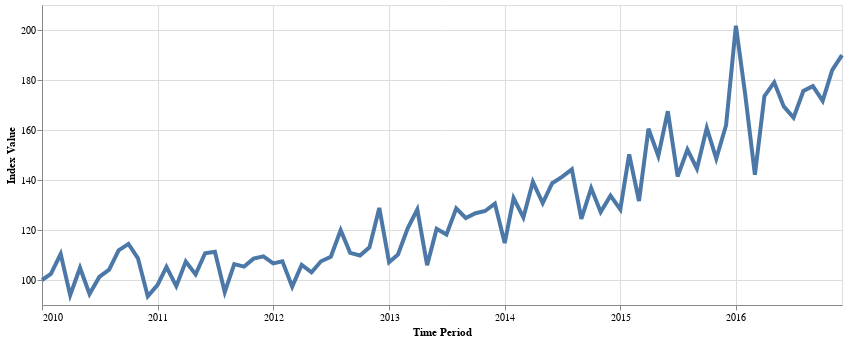

The notebook cell saved with this chart:
### Code cell
plot_index(rt_index)

### Figure 1 — Vega-Lite specification as saved in the notebook (floating-point values rounded to 4 significant figures)
{"$schema": "https://vega.github.io/schema/vega-lite/v5.20.1.json", "config": {"view": {"continuousHeight": 300, "continuousWidth": 300}}, "data": {"name": "data-071a8597658d484523bb9dd6b98a502e"}, "datasets": {"data-071a8597658d484523bb9dd6b98a502e": [{"x": "2010-01-31T00:00:00", "y": 100}, {"x": "2010-02-28T00:00:00", "y": 102.5}, {"x": "2010-03-31T00:00:00", "y": 110.4}, {"x": "2010-04-30T00:00:00", "y": 93.96}, {"x": "2010-05-31T00:00:00", "y": 104.9}, {"x": "2010-06-30T00:00:00", "y": 94.43}, {"x": "2010-07-31T00:00:00", "y": 101.2}, {"x": "2010-08-31T00:00:00", "y": 104.1}, {"x": "2010-09-30T00:00:00", "y": 111.8}, {"x": "2010-10-31T00:00:00", "y": 114.4}, {"x": "2010-11-30T00:00:00", "y": 108.7}, {"x": "2010-12-31T00:00:00", "y": 93.44}, {"x": "2011-01-31T00:00:00", "y": 98.05}, {"x": "2011-02-28T00:00:00", "y": 105.2}, {"x": "2011-03-31T00:00:00", "y": 97.54}, {"x": "2011-04-30T00:00:00", "y": 107.3}, {"x": "2011-05-31T00:00:00", "y": 102.2}, {"x": "2011-06-30T00:00:00", "y": 110.7}, {"x": "2011-07-31T00:00:00", "y": 111.3}, {"x": "2011-08-31T00:00:00", "y": 95.17}, {"x": "2011-09-30T00:00:00", "y": 106.4}, {"x": "2011-10-31T00:00:00", "y": 105.3}, {"x": "2011-11-30T00:00:00", "y": 108.6}, {"x": "2011-12-31T00:00:00", "y": 109.5}, {"x": "2012-01-31T00:00:00", "y": 106.6}, {"x": "2012-02-29T00:00:00", "y": 107.5}, {"x": "2012-03-31T00:00:00", "y": 97.34}, {"x": "2012-04-30T00:00:00", "y": 106.1}, {"x": "2012-05-31T00:00:00", "y": 103.1}, {"x": "2012-06-30T00:00:00", "y": 107.5}, {"x": "2012-07-31T00:00:00", "y": 109.3}, {"x": "2012-08-31T00:00:00", "y": 119.9}, {"x": "2012-09-30T00:00:00", "y": 110.8}, {"x": "2012-10-31T00:00:00", "y": 109.8}, {"x": "2012-11-30T00:00:00", "y": 113.1}, {"x": "2012-12-31T00:00:00", "y": 128.8}, {"x": "2013-01-31T00:00:00", "y": 107.1}, {"x": "2013-02-28T00:00:00", "y": 110.2}, {"x": "2013-03-31T00:00:00", "y": 120.8}, {"x": "2013-04-30T00:00:00", "y": 128.2}, {"x": "2013-05-31T00:00:00", "y": 105.9}, {"x": "2013-06-30T00:00:00", "y": 120.4}, {"x": "2013-07-31T00:00:00", "y": 118.2}, {"x": "2013-08-31T00:00:00", "y": 128.7}, {"x": "2013-09-30T00:00:00", "y": 124.8}, {"x": "2013-10-31T00:00:00", "y": 126.7}, {"x": "2013-11-30T00:00:00", "y": 127.6}, {"x": "2013-12-31T00:00:00", "y": 130.6}, {"x": "2014-01-31T00:00:00", "y": 114.8}, {"x": "2014-02-28T00:00:00", "y": 132.8}, {"x": "2014-03-31T00:00:00", "y": 125.0}, {"x": "2014-04-30T00:00:00", "y": 139.3}, {"x": "2014-05-31T00:00:00", "y": 130.7}, {"x": "2014-06-30T00:00:00", "y": 138.7}, {"x": "2014-07-31T00:00:00", "y": 141.3}, {"x": "2014-08-31T00:00:00", "y": 144.3}, {"x": "2014-09-30T00:00:00", "y": 124.4}, {"x": "2014-10-31T00:00:00", "y": 136.8}, {"x": "2014-11-30T00:00:00", "y": 127.2}, {"x": "2014-12-31T00:00:00", "y": 133.7}, {"x": "2015-01-31T00:00:00", "y": 128.2}, {"x": "2015-02-28T00:00:00", "y": 150.2}, {"x": "2015-03-31T00:00:00", "y": 131.6}, {"x": "2015-04-30T00:00:00", "y": 160.5}, {"x": "2015-05-31T00:00:00", "y": 149.6}, {"x": "2015-06-30T00:00:00", "y": 167.5}, {"x": "2015-07-31T00:00:00", "y": 141.4}, {"x": "2015-08-31T00:00:00", "y": 152.1}, {"x": "2015-09-30T00:00:00", "y": 144.6}, {"x": "2015-10-31T00:00:00", "y": 160.8}, {"x": "2015-11-30T00:00:00", "y": 148.6}, {"x": "2015-12-31T00:00:00", "y": 161.9}, {"x": "2016-01-31T00:00:00", "y": 201.7}, {"x": "2016-02-29T00:00:00", "y": 174.6}, {"x": "2016-03-31T00:00:00", "y": 142.1}, {"x": "2016-04-30T00:00:00", "y": 173.5}, {"x": "2016-05-31T00:00:00", "y": 179.0}, {"x": "2016-06-30T00:00:00", "y": 169.4}, {"x": "2016-07-31T00:00:00", "y": 165.0}, {"x": "2016-08-31T00:00:00", "y": 175.6}, {"x": "2016-09-30T00:00:00", "y": 177.5}, {"x": "2016-10-31T00:00:00", "y": 171.6}, {"x": "2016-11-30T00:00:00", "y": 184.0}, {"x": "2016-12-31T00:00:00", "y": 189.9}]}, "encoding": {"tooltip": [{"field": "x", "title": "Time Period", "type": "temporal"}, {"field": "y", "format": ".3f", "title": "Index Value", "type": "quantitative"}], "x": {"axis": {"format": "%Y", "labelAngle": 0, "title": "Time Period", "values": ["2010-01-31T00:00:00.000000000", "2011-01-31T00:00:00.000000000", "2012-01-31T00:00:00.000000000", "2013-01-31T00:00:00.000000000", "2014-01-31T00:00:00.000000000", "2015-01-31T00:00:00.000000000", "2016-01-31T00:00:00.000000000"]}, "field": "x", "type": "temporal"}, "y": {"field": "y", "scale": {"zero": false}, "title": "Index Value", "type": "quantitative"}}, "height": 300, "mark": {"size": 4, "type": "line"}, "width": 800}
